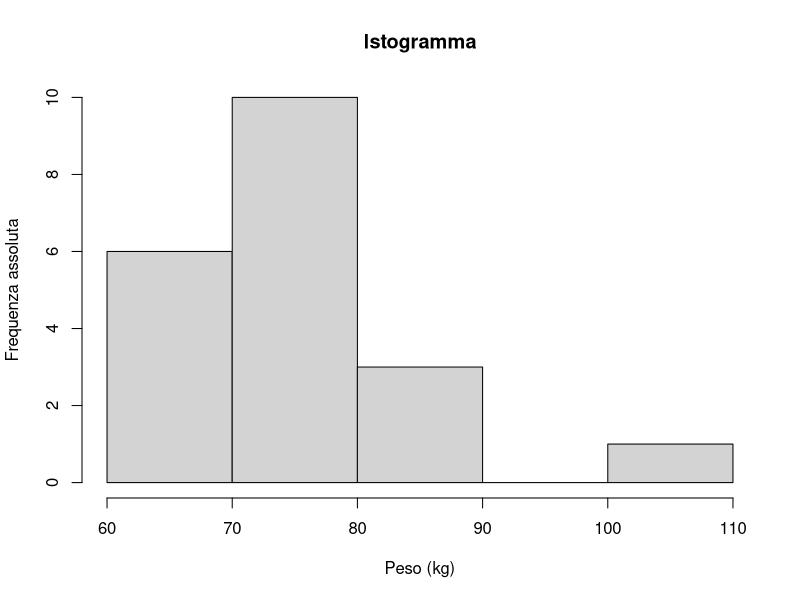
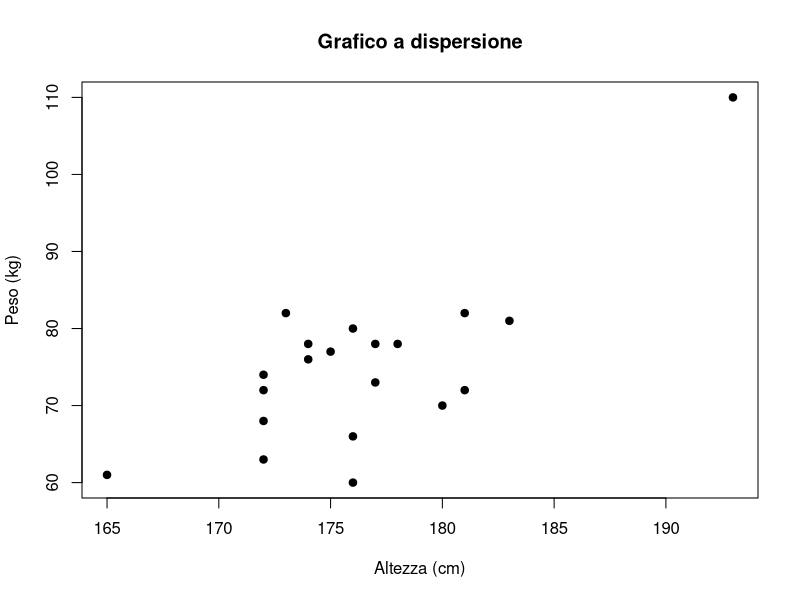

Source code (R) for these figures, in order:
## ---- chunk 1
knitr::opts_chunk$set(echo = FALSE, fig.align = "center")
## ---- chunk 2
par(mfrow = c(1,1))

alt = c(177, 172, 181, 176, 177, 174, 173, 176, 172, 174, 180, 172, 176, 175, 181, 165, 178, 193, 172, 183)
peso = c(78, 68, 72, 66, 73, 78, 82, 80, 74, 76, 70, 63, 60, 77, 82, 61, 78, 110, 72, 81)

hist(peso, main = "Istogramma", xlab = "Peso (kg)", ylab = "Frequenza assoluta")
plot(peso~alt, main = "Grafico a dispersione", xlab = "Altezza (cm)", ylab = "Peso (kg)", pch = 19)

## ---- chunk 3
alt = c(177, 172, 181, 176, 177, 174, 173, 176, 172, 174, 180, 172, 176, 175, 181, 165, 178, 193, 172, 183)
peso = c(78, 68, 72, 66, 73, 78, 82, 80, 74, 76, 70, 63, 60, 77, 82, 61, 78, 110, 72, 81)

res = round(residuals(lm(peso~alt)),3)
fit = round(fitted(lm(peso~alt)),3)

d = data.frame(peso, fit, res)
colnames(d) = c("y", "Stima", "Residuo")
knitr::kable(d)
